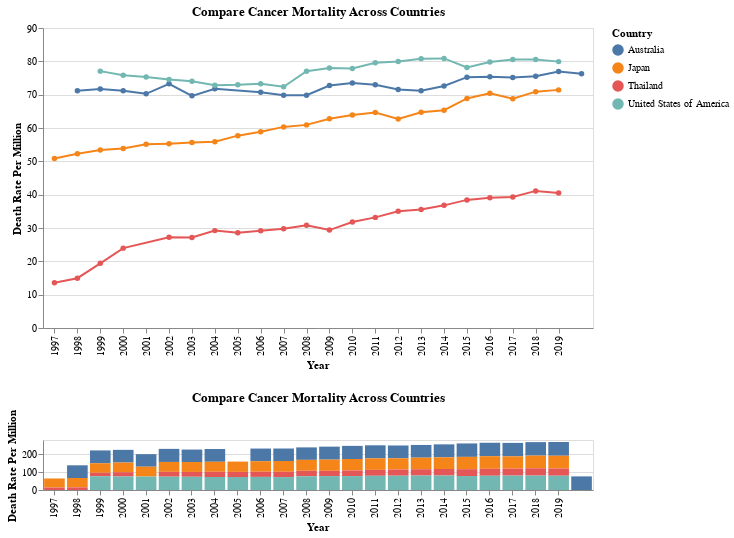

Write notebook code for a chart like this one.
### Markdown cell above
# Problem 2. Simple Charts with Drop-down and Brush Selectors (25 points)
In this problem, you will create two linked simple charts (one bar chart as an overview and one line chart with points as a detailed view). 
Using a brush selector in the overview will update the detailed view accordingly.
You will also implement a drop-down selector where you can select a specific cancer type to update both line charts.

Please refer to this [demo](https://qianwen.info/demos/chart1.html) for more details.

#### P2.1: A drop-down selector where users can select cancer types and update the two charts (10 points)
#### P2.2: Two charts (one bar chart as an overview and one line chart with points as a detailed view) that show the Cancer Mortality Rate for four different countries (5 points)
#### P2.3: A brush selector in the bottom chart that updates the top chart based on user brush (10 pints).

**reference:**
- https://altair-viz.github.io/gallery/interval_selection.html
- https://altair-viz.github.io/gallery/multiple_interactions.html

### Code cell
# here we calculate the cancer mortality
df1 = cancer_df_new.groupby(['Country', 'Year', 'country-code', 'Cancer']).sum().reset_index()
df1['Rate'] = df1['Death']/df1['Population'] * 1000000
df1= df1[df1['Year'].between(1997, 2020)]

########################
# P2.1 create a drop-down cancer selector
cancers = df1['Cancer'].unique()
cancer_dropdown = alt.binding_select(options=cancers, name='Cancer Type')
cancer_select = alt.selection_single(
    # add your code here
    fields=['Cancer'], 
    init={'Cancer': 'Leukaemia'},
    bind=cancer_dropdown)

# only compare several selected countries
countries = ['Japan', 'United States of America', 'Thailand', 'Australia']
df1 = df1[df1['Country'].isin(countries)]

########################
# p2.2 create two charts

# stacked bar chart of cancer rates over time by country
# restricting x-axis ranges to prevent panning and zooming while making
# selections using values= argument
# https://altair-viz.github.io/user_guide/generated/core/altair.Axis.html
# define the minimum and maximum values for the x-axis range
min_year = df1['Year'].min()
max_year = df1['Year'].max()

base = alt.Chart(df1, title="Compare Cancer Mortality Across Countries"
).properties(width=550
).mark_bar().encode(
    x=alt.X('Year:N', axis=alt.Axis(title='Year', values=list(range(min_year, max_year, 1)))),
    y=alt.Y('Rate:Q', axis=alt.Axis(title='Death Rate Per Million')),
    color='Country'
).add_selection(cancer_select
).transform_filter(cancer_select)

# line chart of cancer rates over time by country
detail = alt.Chart(df1, title="Compare Cancer Mortality Across Countries"
).properties(width=550
).mark_line(point=True).encode(
    x=alt.X('Year:N', axis=alt.Axis(title='Year', values=list(range(min_year, max_year, 1)))),
    y=alt.Y('Rate:Q', axis=alt.Axis(title='Death Rate Per Million')),
    color='Country:N'
).add_selection(cancer_select
).transform_filter(cancer_select)

########################
# P2.1 add the drop-down selection to the chart 

# add your code here
chart = base.add_selection(
    cancer_select
).transform_filter(
    cancer_select
).properties(title="Dropdown Filtering")


########################
# p2.3 add brush
brush = alt.selection_interval( encodings=['x'])

# add your code here
upper = detail.transform_filter(
    brush.ref()
)

# add your code here
lower = base

lower = lower.properties(
    height=50, selection = brush
)

chart1 = upper & lower
chart1

### Figure 1 — Vega-Lite specification as saved in the notebook (floating-point values rounded to 4 significant figures; data arrays with more than 128 entries replaced by an {"elided": "..."} marker saying what was removed)
{"config": {"view": {"continuousWidth": 400, "continuousHeight": 300}}, "vconcat": [{"mark": {"type": "line", "point": true}, "encoding": {"color": {"field": "Country", "type": "nominal"}, "x": {"axis": {"title": "Year", "values": [1997, 1998, 1999, 2000, 2001, 2002, 2003, 2004, 2005, 2006, 2007, 2008, 2009, 2010, 2011, 2012, 2013, 2014, 2015, 2016, 2017, 2018, 2019]}, "field": "Year", "type": "nominal"}, "y": {"axis": {"title": "Death Rate Per Million"}, "field": "Rate", "type": "quantitative"}}, "selection": {"selector005": {"type": "single", "fields": ["Cancer"], "init": {"Cancer": "Leukaemia"}, "bind": {"input": "select", "options": ["Leukaemia", "Malignant melanoma of skin", "Malignant neoplasm of bladder", "Malignant neoplasm of breast", "Malignant neoplasm of cervix uteri", "Malignant neoplasm of colon  rectum and anus", "Malignant neoplasm of larynx", "Malignant neoplasm of lip oral cavity and pharynx", "Malignant neoplasm of liver and intrahepatic bile ducts", "Malignant neoplasm of meninges  brain and other parts of central nervous system", "Malignant neoplasm of oesophagus", "Malignant neoplasm of other and unspecified parts of uterus", "Malignant neoplasm of ovary", "Malignant neoplasm of pancreas", "Malignant neoplasm of prostate", "Malignant neoplasm of stomach", "Malignant neoplasm of trachea  bronchus and lung", "Multiple myeloma and malignant plasma cell neoplasms", "Non-Hodgkin's lymphoma", "Remainder of malignant neoplasms"], "name": "Cancer Type"}}}, "title": "Compare Cancer Mortality Across Countries", "transform": [{"filter": {"selection": "selector005"}}, {"filter": {"selection": "selector006"}}], "width": 550}, {"mark": "bar", "encoding": {"color": {"field": "Country", "type": "nominal"}, "x": {"axis": {"title": "Year", "values": [1997, 1998, 1999, 2000, 2001, 2002, 2003, 2004, 2005, 2006, 2007, 2008, 2009, 2010, 2011, 2012, 2013, 2014, 2015, 2016, 2017, 2018, 2019]}, "field": "Year", "type": "nominal"}, "y": {"axis": {"title": "Death Rate Per Million"}, "field": "Rate", "type": "quantitative"}}, "height": 50, "selection": {"selector006": {"type": "interval", "encodings": ["x"]}}, "title": "Compare Cancer Mortality Across Countries", "transform": [{"filter": {"selection": "selector005"}}], "width": 550}], "data": {"name": "data-c09b68bdc588be8bdc6fd9f353fb5fa2"}, "$schema": "https://vega.github.io/schema/vega-lite/v4.17.0.json", "datasets": {"data-c09b68bdc588be8bdc6fd9f353fb5fa2": {"elided": "1751 records"}}}
